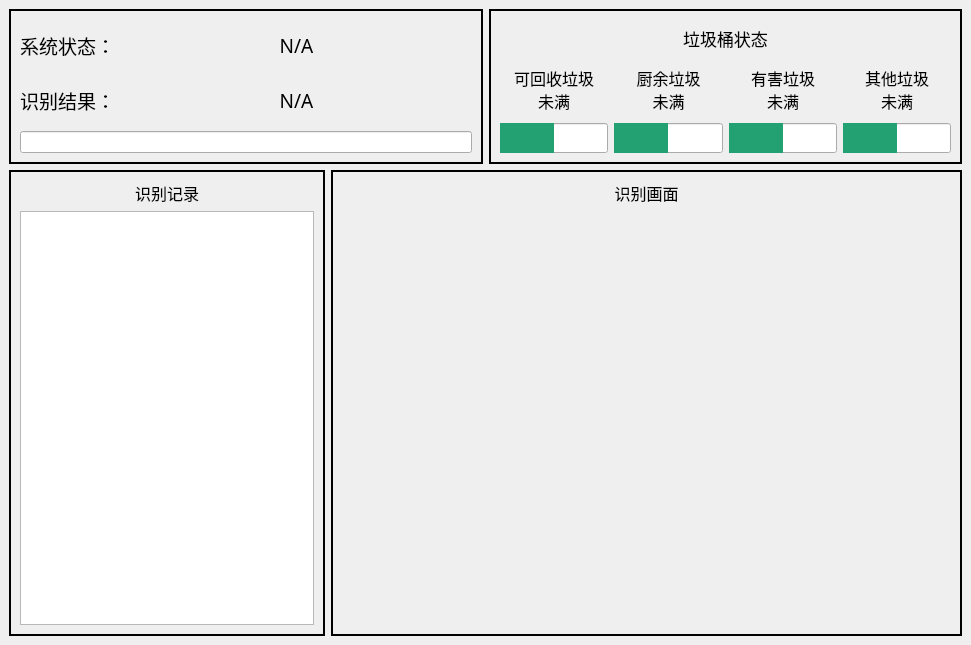
<?xml version="1.0" encoding="UTF-8"?>
<ui version="4.0">
 <class>MainWindow</class>
 <widget class="QMainWindow" name="MainWindow">
  <property name="geometry">
   <rect>
    <x>0</x>
    <y>0</y>
    <width>971</width>
    <height>645</height>
   </rect>
  </property>
  <property name="windowTitle">
   <string>MainWindow</string>
  </property>
  <widget class="QWidget" name="centralwidget">
   <layout class="QVBoxLayout" name="verticalLayout_2" stretch="1,3">
    <item>
     <layout class="QHBoxLayout" name="horizontalLayout_2" stretch="1,1">
      <item>
       <widget class="QFrame" name="frameInfo">
        <property name="minimumSize">
         <size>
          <width>50</width>
          <height>50</height>
         </size>
        </property>
        <property name="frameShape">
         <enum>QFrame::Box</enum>
        </property>
        <property name="frameShadow">
         <enum>QFrame::Plain</enum>
        </property>
        <property name="lineWidth">
         <number>2</number>
        </property>
        <layout class="QVBoxLayout" name="verticalLayout_4">
         <item>
          <layout class="QHBoxLayout" name="horizontalLayout_4" stretch="0,1">
           <item>
            <widget class="QLabel" name="label">
             <property name="font">
              <font>
               <family>更纱黑体 UI SC</family>
               <pointsize>14</pointsize>
              </font>
             </property>
             <property name="text">
              <string>系统状态：</string>
             </property>
             <property name="alignment">
              <set>Qt::AlignCenter</set>
             </property>
            </widget>
           </item>
           <item>
            <widget class="QLabel" name="labelSystem">
             <property name="font">
              <font>
               <family>更纱黑体 UI SC</family>
               <pointsize>14</pointsize>
              </font>
             </property>
             <property name="text">
              <string>N/A</string>
             </property>
             <property name="alignment">
              <set>Qt::AlignCenter</set>
             </property>
            </widget>
           </item>
          </layout>
         </item>
         <item>
          <layout class="QHBoxLayout" name="horizontalLayout_3" stretch="0,1">
           <item>
            <widget class="QLabel" name="label_2">
             <property name="font">
              <font>
               <family>更纱黑体 UI SC</family>
               <pointsize>14</pointsize>
              </font>
             </property>
             <property name="text">
              <string>识别结果：</string>
             </property>
             <property name="alignment">
              <set>Qt::AlignCenter</set>
             </property>
            </widget>
           </item>
           <item>
            <widget class="QLabel" name="labelResult">
             <property name="font">
              <font>
               <family>更纱黑体 UI SC</family>
               <pointsize>14</pointsize>
              </font>
             </property>
             <property name="text">
              <string>N/A</string>
             </property>
             <property name="alignment">
              <set>Qt::AlignCenter</set>
             </property>
            </widget>
           </item>
          </layout>
         </item>
         <item>
          <widget class="QProgressBar" name="progressProcess">
           <property name="styleSheet">
            <string notr="true">QProgressBar::chunk {   background-color:#23A173;}</string>
           </property>
           <property name="value">
            <number>0</number>
           </property>
           <property name="format">
            <string/>
           </property>
          </widget>
         </item>
        </layout>
       </widget>
      </item>
      <item>
       <widget class="QFrame" name="frameState">
        <property name="minimumSize">
         <size>
          <width>50</width>
          <height>50</height>
         </size>
        </property>
        <property name="frameShape">
         <enum>QFrame::Box</enum>
        </property>
        <property name="frameShadow">
         <enum>QFrame::Plain</enum>
        </property>
        <property name="lineWidth">
         <number>2</number>
        </property>
        <layout class="QVBoxLayout" name="verticalLayout_10">
         <item>
          <widget class="QLabel" name="label_5">
           <property name="minimumSize">
            <size>
             <width>0</width>
             <height>36</height>
            </size>
           </property>
           <property name="font">
            <font>
             <family>更纱黑体 UI SC</family>
             <pointsize>13</pointsize>
            </font>
           </property>
           <property name="text">
            <string>垃圾桶状态</string>
           </property>
           <property name="alignment">
            <set>Qt::AlignCenter</set>
           </property>
          </widget>
         </item>
         <item>
          <layout class="QHBoxLayout" name="horizontalLayout_5">
           <item>
            <layout class="QVBoxLayout" name="verticalLayout_6" stretch="0,0">
             <item>
              <widget class="QLabel" name="labelBin1">
               <property name="font">
                <font>
                 <family>更纱黑体 UI SC</family>
                 <pointsize>12</pointsize>
                </font>
               </property>
               <property name="text">
                <string>可回收垃圾
未满</string>
               </property>
               <property name="alignment">
                <set>Qt::AlignCenter</set>
               </property>
              </widget>
             </item>
             <item>
              <widget class="QProgressBar" name="progressBin1">
               <property name="sizePolicy">
                <sizepolicy hsizetype="Expanding" vsizetype="Expanding">
                 <horstretch>0</horstretch>
                 <verstretch>0</verstretch>
                </sizepolicy>
               </property>
               <property name="maximumSize">
                <size>
                 <width>16777215</width>
                 <height>30</height>
                </size>
               </property>
               <property name="styleSheet">
                <string notr="true">QProgressBar::chunk {   background-color:#23A173;}</string>
               </property>
               <property name="value">
                <number>50</number>
               </property>
               <property name="format">
                <string/>
               </property>
              </widget>
             </item>
            </layout>
           </item>
           <item>
            <layout class="QVBoxLayout" name="verticalLayout_7" stretch="0,0">
             <item>
              <widget class="QLabel" name="labelBin2">
               <property name="font">
                <font>
                 <family>更纱黑体 UI SC</family>
                 <pointsize>12</pointsize>
                </font>
               </property>
               <property name="text">
                <string>厨余垃圾
未满</string>
               </property>
               <property name="alignment">
                <set>Qt::AlignCenter</set>
               </property>
              </widget>
             </item>
             <item>
              <widget class="QProgressBar" name="progressBin2">
               <property name="sizePolicy">
                <sizepolicy hsizetype="Expanding" vsizetype="Expanding">
                 <horstretch>0</horstretch>
                 <verstretch>0</verstretch>
                </sizepolicy>
               </property>
               <property name="maximumSize">
                <size>
                 <width>16777215</width>
                 <height>30</height>
                </size>
               </property>
               <property name="styleSheet">
                <string notr="true">QProgressBar::chunk {   background-color:#23A173;}</string>
               </property>
               <property name="value">
                <number>50</number>
               </property>
               <property name="format">
                <string/>
               </property>
              </widget>
             </item>
            </layout>
           </item>
           <item>
            <layout class="QVBoxLayout" name="verticalLayout_8" stretch="0,0">
             <item>
              <widget class="QLabel" name="labelBin3">
               <property name="font">
                <font>
                 <family>更纱黑体 UI SC</family>
                 <pointsize>12</pointsize>
                </font>
               </property>
               <property name="text">
                <string>有害垃圾
未满</string>
               </property>
               <property name="alignment">
                <set>Qt::AlignCenter</set>
               </property>
              </widget>
             </item>
             <item>
              <widget class="QProgressBar" name="progressBin3">
               <property name="sizePolicy">
                <sizepolicy hsizetype="Expanding" vsizetype="Expanding">
                 <horstretch>0</horstretch>
                 <verstretch>0</verstretch>
                </sizepolicy>
               </property>
               <property name="maximumSize">
                <size>
                 <width>16777215</width>
                 <height>30</height>
                </size>
               </property>
               <property name="styleSheet">
                <string notr="true">QProgressBar::chunk {   background-color:#23A173;}</string>
               </property>
               <property name="value">
                <number>50</number>
               </property>
               <property name="format">
                <string/>
               </property>
              </widget>
             </item>
            </layout>
           </item>
           <item>
            <layout class="QVBoxLayout" name="verticalLayout_9" stretch="0,0">
             <item>
              <widget class="QLabel" name="labelBin4">
               <property name="font">
                <font>
                 <family>更纱黑体 UI SC</family>
                 <pointsize>12</pointsize>
                </font>
               </property>
               <property name="text">
                <string>其他垃圾
未满</string>
               </property>
               <property name="alignment">
                <set>Qt::AlignCenter</set>
               </property>
              </widget>
             </item>
             <item>
              <widget class="QProgressBar" name="progressBin4">
               <property name="sizePolicy">
                <sizepolicy hsizetype="Expanding" vsizetype="Expanding">
                 <horstretch>0</horstretch>
                 <verstretch>0</verstretch>
                </sizepolicy>
               </property>
               <property name="maximumSize">
                <size>
                 <width>16777215</width>
                 <height>30</height>
                </size>
               </property>
               <property name="styleSheet">
                <string notr="true">QProgressBar::chunk {   background-color:#23A173;}</string>
               </property>
               <property name="value">
                <number>50</number>
               </property>
               <property name="alignment">
                <set>Qt::AlignLeading|Qt::AlignLeft|Qt::AlignVCenter</set>
               </property>
               <property name="format">
                <string/>
               </property>
              </widget>
             </item>
            </layout>
           </item>
          </layout>
         </item>
        </layout>
       </widget>
      </item>
     </layout>
    </item>
    <item>
     <layout class="QHBoxLayout" name="horizontalLayout" stretch="1,2">
      <item>
       <widget class="QScrollArea" name="scrollAreaLog">
        <property name="minimumSize">
         <size>
          <width>10</width>
          <height>0</height>
         </size>
        </property>
        <property name="maximumSize">
         <size>
          <width>340</width>
          <height>16777215</height>
         </size>
        </property>
        <property name="frameShape">
         <enum>QFrame::Box</enum>
        </property>
        <property name="frameShadow">
         <enum>QFrame::Plain</enum>
        </property>
        <property name="lineWidth">
         <number>2</number>
        </property>
        <property name="midLineWidth">
         <number>0</number>
        </property>
        <property name="widgetResizable">
         <bool>true</bool>
        </property>
        <widget class="QWidget" name="scrollAreaWidgetContents">
         <property name="geometry">
          <rect>
           <x>0</x>
           <y>0</y>
           <width>311</width>
           <height>460</height>
          </rect>
         </property>
         <layout class="QVBoxLayout" name="verticalLayout">
          <item>
           <widget class="QLabel" name="label_3">
            <property name="font">
             <font>
              <family>更纱黑体 UI SC</family>
              <pointsize>12</pointsize>
             </font>
            </property>
            <property name="text">
             <string>识别记录</string>
            </property>
            <property name="alignment">
             <set>Qt::AlignCenter</set>
            </property>
           </widget>
          </item>
          <item>
           <widget class="QListWidget" name="listWidgetLog">
            <property name="minimumSize">
             <size>
              <width>50</width>
              <height>50</height>
             </size>
            </property>
            <property name="frameShadow">
             <enum>QFrame::Plain</enum>
            </property>
            <property name="editTriggers">
             <set>QAbstractItemView::NoEditTriggers</set>
            </property>
            <property name="spacing">
             <number>2</number>
            </property>
            <property name="viewMode">
             <enum>QListView::ListMode</enum>
            </property>
            <property name="wordWrap">
             <bool>true</bool>
            </property>
            <property name="itemAlignment">
             <set>Qt::AlignCenter</set>
            </property>
           </widget>
          </item>
         </layout>
        </widget>
       </widget>
      </item>
      <item>
       <widget class="QFrame" name="frameVideo">
        <property name="minimumSize">
         <size>
          <width>50</width>
          <height>50</height>
         </size>
        </property>
        <property name="frameShape">
         <enum>QFrame::Box</enum>
        </property>
        <property name="frameShadow">
         <enum>QFrame::Plain</enum>
        </property>
        <property name="lineWidth">
         <number>2</number>
        </property>
        <layout class="QVBoxLayout" name="verticalLayout_5" stretch="0,1">
         <item>
          <widget class="QLabel" name="label_4">
           <property name="font">
            <font>
             <family>更纱黑体 UI SC</family>
             <pointsize>12</pointsize>
            </font>
           </property>
           <property name="text">
            <string>识别画面</string>
           </property>
           <property name="alignment">
            <set>Qt::AlignCenter</set>
           </property>
          </widget>
         </item>
         <item>
          <widget class="QLabel" name="labelVideo">
           <property name="text">
            <string/>
           </property>
           <property name="alignment">
            <set>Qt::AlignCenter</set>
           </property>
          </widget>
         </item>
        </layout>
       </widget>
      </item>
     </layout>
    </item>
   </layout>
  </widget>
 </widget>
 <resources/>
 <connections/>
</ui>
